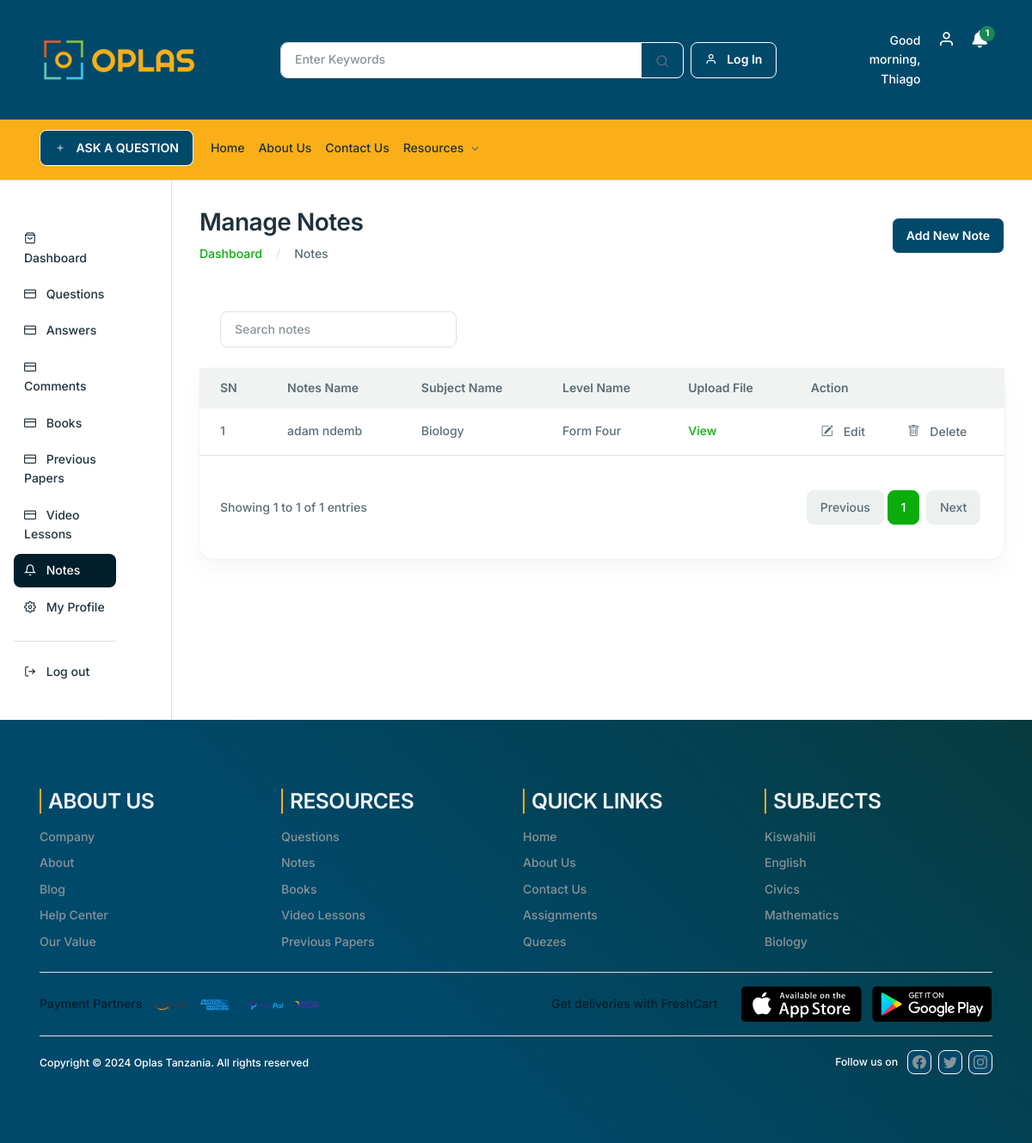
The page /backend-notes (signed in) on the database its author committed.
### base/models.py (models this page shows, shortened)
class Notes(models.Model):
    NotesName = models.CharField(max_length=100, verbose_name='Notes Name')
    SubjectName = models.ForeignKey(Subjects, on_delete=models.CASCADE, verbose_name='Subject Name')
    LevelName = models.ForeignKey(SchoolLevels, on_delete=models.CASCADE, verbose_name='Level Name')
    UploadFile = models.ImageField(upload_to="notes", max_length=500, null=True, verbose_name='Upload File')
    CreatedDate = models.DateTimeField(auto_now_add=True, verbose_name='Create Date')
    ModifiedDate = models.DateTimeField(auto_now=True, verbose_name='Modified Date')
    display_fields = ['NotesName','SubjectName','LevelName','UploadFile','CreatedDate','ModifiedDate']
    class Meta:
        verbose_name = 'Notes'
        verbose_name_plural = 'Notes'

class Subjects(models.Model):
    SubjectName = models.CharField(max_length=100, verbose_name='Subject Name')
    CreatedDate = models.DateTimeField(auto_now_add=True, verbose_name='Create Date')
    ModifiedDate = models.DateTimeField(auto_now=True, verbose_name='Modified Date')
    display_fields = ['SubjectName', 'CreatedDate','ModifiedDate']
    def __str__(self):
        return self.SubjectName
    class Meta:
        verbose_name = 'Subject'
        verbose_name_plural = 'Subjects'

class SchoolLevels(models.Model):
    LevelName = models.CharField(max_length=100, verbose_name='Level Name')
    level_order = models.IntegerField(unique=True, verbose_name='Level Order')
    CreatedDate = models.DateTimeField(auto_now_add=True, verbose_name='Create Date')
    ModifiedDate = models.DateTimeField(auto_now=True, verbose_name='Modified Date')
    display_fields = ['LevelName','CreatedDate','ModifiedDate']
    def __str__(self):
        return self.LevelName
    class Meta:
        verbose_name = 'School Level'
        verbose_name_plural = 'School Levels'

### base/views.py (the view)
# urls.py: path("backend-notes", views.BackendNotes, name="backend_notes"),
@login_required(login_url='home')
def BackendNotes(request):
    sitename = "NOTES | OPLAS TANZANIA"
    page_name = 'BackendNotes'
    notes = Notes.objects.all()
    if hasattr(request.user, 'teacher'):
        teacher_id = request.user.teacher.id
        subjects = Subjects.objects.filter(
            id__in=AssignToClasses.objects.filter(Teacher_id=teacher_id).values_list('Subject_id', flat=True)
        )
        levels = SchoolLevels.objects.filter(
            id__in=AssignToClasses.objects.filter(Teacher_id=teacher_id).values_list('School__SchoolLevel_id', flat=True)
        )
    else:
        subjects = Subjects.objects.all()
        levels = SchoolLevels.objects.all()
    query = request.GET.get('q', '')
    if query:
        notes = Notes.objects.filter(
            Q(NotesName__icontains=query) |
            Q(SubjectName__SubjectName__icontains=query) |
            Q(LevelName__LevelName__icontains=query)
        )
    else:
        notes = Notes.objects.all()
    paginator = Paginator(notes, 10)
    page_number = request.GET.get('page')
    try:
        notes = paginator.page(page_number)
    except PageNotAnInteger:
        notes = paginator.page(1)
    except EmptyPage:
        notes = paginator.page(paginator.num_pages)
    context = {
        'sitename': sitename,
        'page_name': page_name,
        'notes': notes,
        'subjects': subjects,
        'levels': levels
    }
    return render(request, 'base/backend-notes.html', context)

### base/context_processors.py (called while the page is built)
def subject_context(request):
    subjects_context = Subjects.objects.all()
    return {'subjects_context': subjects_context}

def notifications_context(request):
    notifications = None
    if request.user.is_authenticated:
        try:
            notifications = request.user.notifications.all()
            unread_notifications = notifications.filter(is_read=False)
            if unread_notifications.exists():
                unread_notifications.update(is_read=True)
        except Notification.DoesNotExist:
            notifications = None
    return {'notifications': notifications}

def SubjectImage(request):
    subject_image = WebImages.objects.filter(ImageTitle='Subject').first()
    return {'subject_image': subject_image}

def NotesImage(request):
    notes_image = WebImages.objects.filter(ImageTitle='Notes').first()
    return {'notes_image': notes_image}

def BooksImage(request):
    book_image = WebImages.objects.filter(ImageTitle='Books').first()
    return {'book_image': book_image}

def PaperImage(request):
    paper_image = WebImages.objects.filter(ImageTitle='Paper').first()
    return {'paper_image': paper_image}

def RightAds(request):
    ads = WebImages.objects.filter(ImageTitle='Ads').first()
    return {'ads': ads}

def CarouselImages(request):
    carousel_images = WebImages.objects.filter(ImageTitle='Carousel').order_by('-id')
    return {'carousel_images': carousel_images}

### base/templates/base/backend-notes.html (shortened to what this page needs)
{% extends 'teacher-layout.html' %}
{% load static %}
{% block content %}
<div class="col-lg-10 col-md-10 col-12 mb-5">
    <div class="container-fluid">
        <div class="row mb-8 mt-8">
            <div class="col-md-12">
                <div class="d-md-flex justify-content-between align-items-center">
                    <div>
                        <h2>Manage Notes</h2>
                        <nav aria-label="breadcrumb">
                            <ol class="breadcrumb mb-0">
                                <li class="breadcrumb-item"><a href="{% url 'dashboard' %}">Dashboard</a></li>
                                <li class="breadcrumb-item" aria-current="page">Notes</li>
                            </ol>
                        </nav>
                    </div>
                    <div>
                        <a href="#" class="btn btn-primary" data-bs-toggle="modal" data-bs-target="#addNoteModal">Add New Note</a>
                    </div>
                </div>
            </div>
        </div>
        <div class="px-6 py-6">
            <div class="row justify-content-between">
               <div class="col-lg-4 col-md-6 col-12 mb-2 mb-lg-0">
                <form class="d-flex" role="search" method="get" action="{% url 'backend_notes' %}">
                    <input class="form-control" type="search" name="q" placeholder="Search notes" aria-label="Search" value="{{ request.GET.q }}">
                </form>
            </div>
            </div>
         </div>
        <div class="row">
            <div class="col-xl-12 col-12 mb-5">
                <div class="card h-100 card-lg">
                    <div class="card-body p-0">
                        <div class="table-responsive">
                            <table class="table table-centered table-hover text-nowrap table-borderless mb-0">
                                <thead class="bg-light">
                                    <tr>
                                        <th>SN</th>
                                        <th>Notes Name</th>
                                        <th>Subject Name</th>
                                        <th>Level Name</th>
                                        <th>Upload File</th>
                                        <th>Action</th>
                                    </tr>
                                </thead>
                                <tbody>
                                    {% for note in notes %}
                                    <tr>
                                        <td>{{ forloop.counter }}</td>
                                        <td>{{ note.NotesName }}</td>
                                        <td>{{ note.SubjectName }}</td>
                                        <td>{{ note.LevelName }}</td>
                                        <td> <a href="{{ note.UploadFile.url }}" target="_blank">View</a> </td>
                                        <td class="d-flex">
                                            <a class="dropdown-item" data-bs-toggle="modal" data-bs-target="#editNoteModal{{ note.id }}"
                                            style="cursor: pointer;">
                                                <i class="bi bi-pencil-square me-3"></i> Edit
                                            </a>
                                            <a class="dropdown-item" data-bs-toggle="modal" data-bs-target="#deleteNoteModal{{ note.id }}"
                                            style="cursor: pointer;">
                                                <i class="bi bi-trash me-3"></i>Delete
                                            </a>
                                        </td>
                                    </tr>
                                    {% endfor %}
                                </tbody>
                            </table>
                        </div>
                    </div>
                    <div class="border-top d-md-flex justify-content-between align-items-center px-6 py-6">
                        <span>
                            Showing
                            {{ notes.start_index }} to {{ notes.end_index }} of {{ notes.paginator.count }} entries
                        </span>
                        <nav aria-label="Page navigation" class="mt-4">
                            <ul class="pagination justify-content-center">
                                {% if notes.has_previous %}
                                    <li class="page-item">
                                        <a class="page-link mx-1" href="?page={{ notes.previous_page_number }}&query={{ query }}" aria-label="Previous">
                                            Previous
                                        </a>
                                    </li>
                                {% else %}
                                    <li class="page-item disabled">
                                        <span class="page-link mx-1">Previous</span>
                                    </li>
                                {% endif %}
                                {% for num in notes.paginator.page_range %}
                                    {% if num <= 3 or num > notes.paginator.num_pages|add:"-2" or num == notes.number or num == notes.number|add:"-1" or num == notes.number|add:"1" %}
                                        <li class="page-item {% if notes.number == num %}active{% endif %}">
                                            <a class="page-link" href="?page={{ num }}&query={{ query }}">{{ num }}</a>
                                        </li>
                                    {% elif num == 4 or num == notes.paginator.num_pages|add:"-3" %}
                                        <li class="page-item disabled"><span class="page-link">...</span></li>
                                    {% endif %}
                                {% endfor %}
                                {% if notes.has_next %}
                                    <li class="page-item">
                                        <a class="page-link mx-1" href="?page={{ notes.next_page_number }}&query={{ query }}" aria-label="Next">
                                            Next
                                        </a>
                                    </li>
                                {% else %}
                                    <li class="page-item disabled">
                                        <span class="page-link mx-1">Next</span>
                                    </li>
                                {% endif %}
                            </ul>
                        </nav>
                     </div>
                </div>
            </div>
        </div>
    </div>
</div>
{% endblock %}

### static/assets/css/custom-css.css (style rules this page uses)
.btn { background-color: #00496b !important; border: var(--fc-btn-border-width) solid #fff !important; }

### templates/teacher-layout.html (style rules this page uses)
.breadcrumb-item + .breadcrumb-item::before { content: var(--fc-breadcrumb-divider,"/") !important; }

### rows shown on the page
Notes: NotesName "adam ndemb", SubjectName "Biology", LevelName "Form Four"

### other values the page prints
{{ notes.start_index }} "1"
{{ notes.end_index }} "1"
{{ notes.paginator.count }} "1"
{{ num }} "1"
